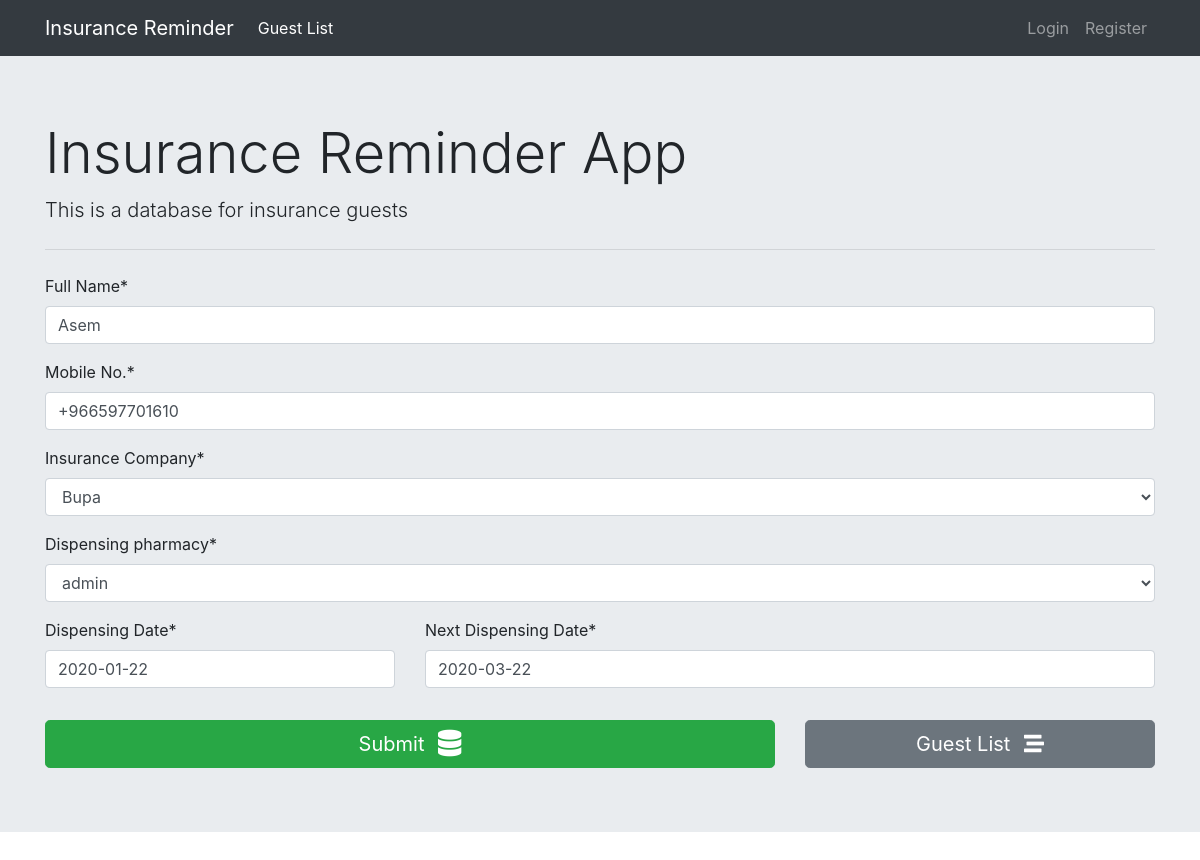
The app's page /1/, older data.
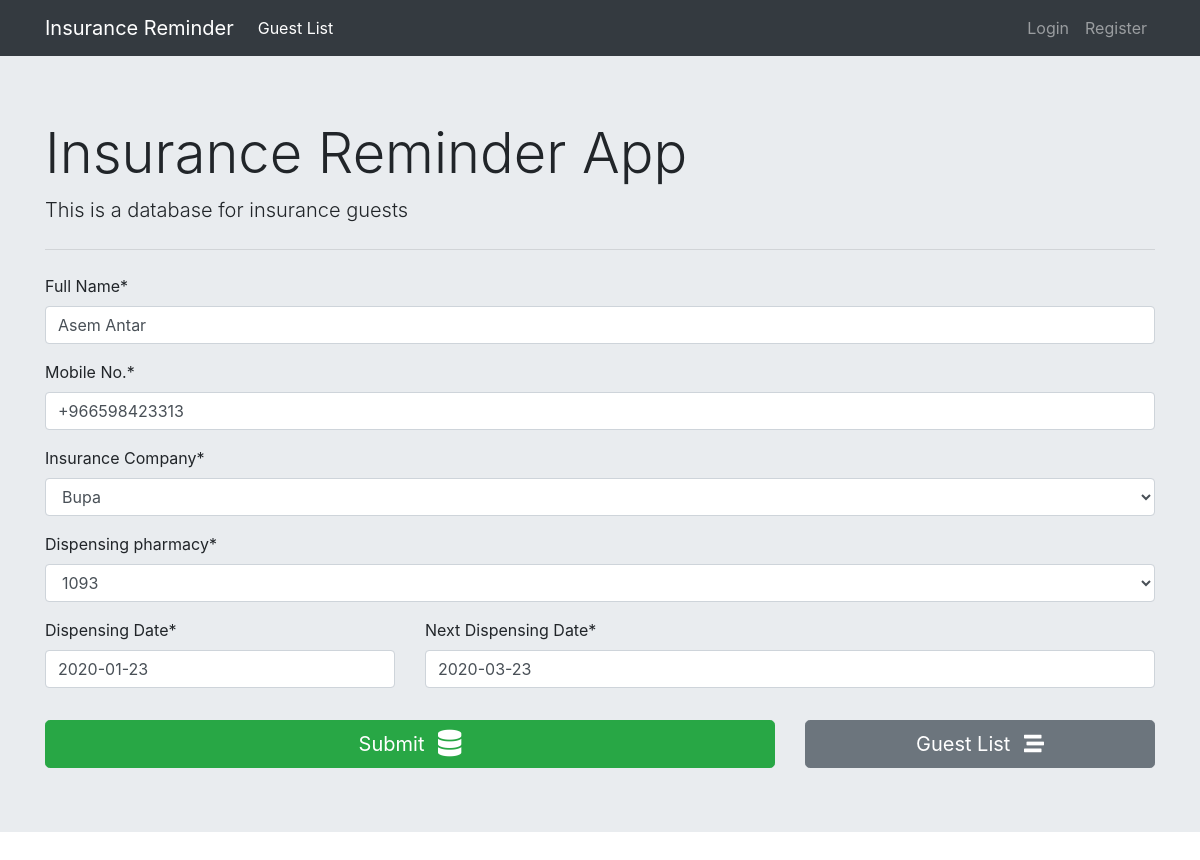
The same page, newer data.
### guest_registeration/models.py (models this page shows, shortened)
class Guest(models.Model):
    INSURANCE_COMPANIES = (
        ('Bupa', 'Bupa'),
        ('MedGulf', 'MedGulf'),
        ('MedNet', 'MedNet'),
        ('Tawnyia', 'Tawnyia'),
        ('Saudi Enaya', 'Saudi Enaya'),
    )
    fullname = models.CharField(max_length=250, verbose_name='Full Name')
    mobile = PhoneNumberField(verbose_name='Mobile No.')
    insurance_company = models.CharField(
        max_length=30, choices=INSURANCE_COMPANIES, verbose_name='Insurance Company', default='bupa')
    dipensing_date = models.DateField(verbose_name='Dispensing Date')
    next_dispensing = models.DateField(verbose_name='Next Dispensing Date')
    dispensing_pharmacy = models.ForeignKey(User, on_delete=models.CASCADE)

### guest_registeration/views.py (the view)
# urls.py: path('<int:id>/', guest_register, name='guest_update'),
def guest_register(request, id=0):
    if request.method == 'POST':
        if id == 0:
            form = GuestRegisterForm(data=request.POST)
        else:
            guest = Guest.objects.get(pk=id)
            form = GuestRegisterForm(request.POST, instance=guest)
        if form.is_valid():
            form.save()
        return redirect('guest_registeration:guest_list')
    else:
        if id == 0:
            form = GuestRegisterForm()
        else:
            guest = Guest.objects.get(pk=id)
            form = GuestRegisterForm(instance=guest)
        return render(request, 'guest_registeration/register.html', {'form': form})

### guest_registeration/forms.py
class GuestRegisterForm(forms.ModelForm):
    class Meta:
        model = Guest
        fields = (
            'fullname',
            'mobile',
            'insurance_company',
            'dispensing_pharmacy',
            'dipensing_date',
            'next_dispensing',
        )
    def __init__(self, *args, **kwargs):
        super(GuestRegisterForm, self).__init__(*args, **kwargs)
        self.fields['dispensing_pharmacy'].empty_label = 'Select'

### guest_registeration/templates/guest_registeration/register.html (shortened to what this page needs)
{% extends 'guest_registeration/base.html' %}
{% load crispy_forms_tags %}
{% block content %}
    <form action="" method="post" autocomplete="off">
        {{ form.fullname|as_crispy_field }}
        {{ form.mobile|as_crispy_field }}
        {{ form.insurance_company|as_crispy_field }}
        {{ form.dispensing_pharmacy|as_crispy_field }}
        <div class="row">
            <div class="col-md-4">{{ form.dipensing_date|as_crispy_field }}</div>
            <div class="col-md-8">{{ form.next_dispensing|as_crispy_field }}</div>
        </div>
        <div class="row">
            <div class="col-md-8">
                <button type="submit" class="btn btn-success btn-block btn-lg mt-3">
                    Submit <i class="fas fa-database fa-lg ml-2"></i>
                </button>
            </div>
            <div class="col-md-4">
                <a href="{% url 'guest_registeration:guest_list' %}" class="btn btn-secondary btn-block btn-lg mt-3">
                    Guest List <i class="fas fa-stream ml-2"></i>
                </a>
            </div>
        </div>
    </form>
{% endblock content %}

Row changes from the older to the newer data that the page shows:
changed Guest "Bupa": fullname "Asem" → "Asem Antar"; mobile "+966597701610" → "+966598423313"; dispensing_pharmacy "admin" → "1093"; dipensing_date "2020-01-22" → "2020-01-23"; next_dispensing "2020-03-22" → "2020-03-23"
